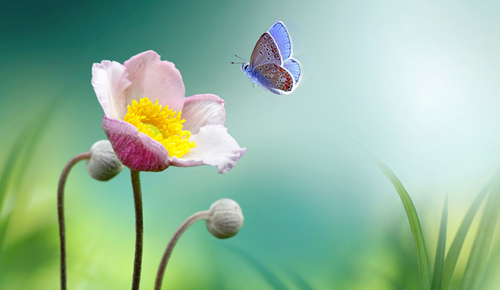
#> input picture 04-Noise-Denoise/Data/images.jpg, 500 x 290 px, found by its file name
$ jupyter execute 02-gaussian_noise.ipynb
#> lines starting #> are read from the running program, lines starting #| are printed output that depends on the picture
[cell 1]
import cv2
import numpy as np
import matplotlib.pyplot as plt

[cell 2]
img = cv2.cvtColor(cv2.imread("D:\Computer-Vision\Image-Processing\\noise\\noise\images.jpg"),cv2.COLOR_BGR2RGB)

[cell 3]
plt.imshow(img)
plt.show()

[cell 4]
plt.hist(cv2.cvtColor(img,cv2.COLOR_RGB2GRAY).reshape(-1),bins=100)
plt.show()
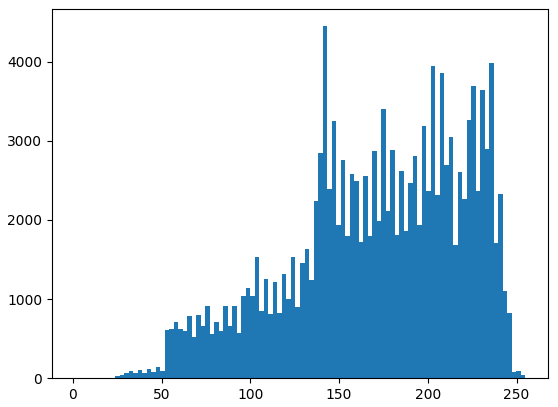
#> figure drawn by matplotlib, 1 panel; tallest bar 4449 high, from x = 140.7 to 143.2

Making Gaussian Noise.

[cell 5]
mean = 0
std_dev = 10
gaussian_noise = np.random.normal(mean, std_dev, img.shape)

[cell 6]
plt.hist(gaussian_noise.reshape(-1),bins=100)
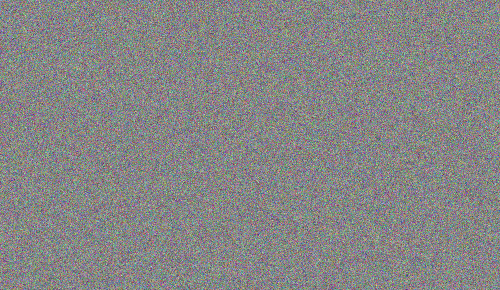
#> gaussian_noise: shape (290, 500, 3) float64; mean of channels 0, 1, 2 0, 0.1, 0; drawn with min black and max white
plt.show()
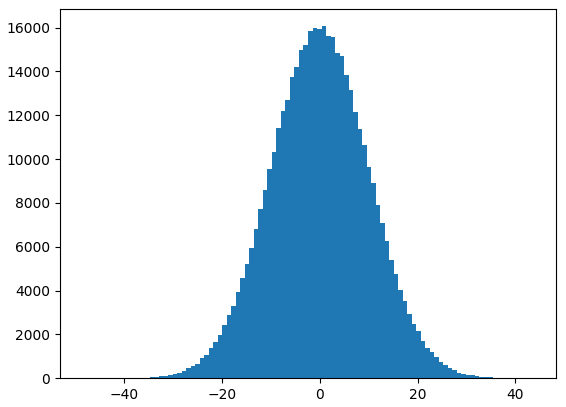
#> figure drawn by matplotlib, 1 panel; tallest bar 16067 high, from x = 0.366 to 1.29

[cell 7]
gaussian_noise.dtype

[cell 8]
noisy_img = img + gaussian_noise
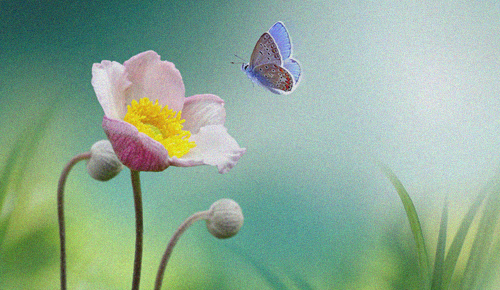
#> noisy_img: shape (290, 500, 3) float64; mean R, G, B 148, 185.4, 157.8; drawn with min black and max white
noisy_img.dtype

[cell 9]
noisy_img.max()
#> Out = 290.3

[cell 10]
noisy_img.min()
#> Out = -30.77

Changing the type of image from float to int with Clip function.

[cell 11]
noisy_img = np.clip(noisy_img, 0, 255).astype(np.uint8)

[cell 12]
plt.hist(cv2.cvtColor(noisy_img,cv2.COLOR_RGB2GRAY).reshape(-1),bins=100)
plt.show()
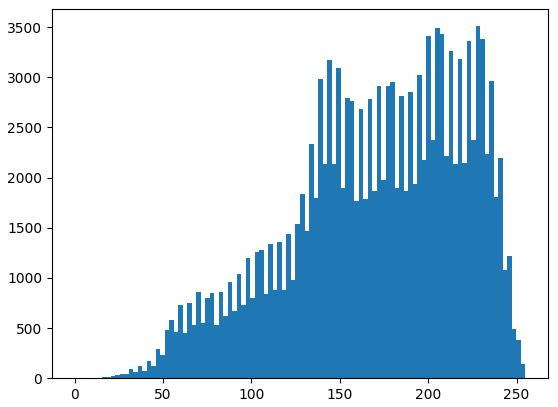
#> figure drawn by matplotlib, 1 panel; tallest bar 3510 high, from x = 226.9 to 229.5

[cell 13]
plt.figure(figsize=(14, 6))

plt.subplot(1, 2, 1)
plt.title("Original Image")
plt.imshow(img)

plt.subplot(1, 2, 2)
plt.title("Noisy Image")
plt.imshow(noisy_img)
plt.show()
